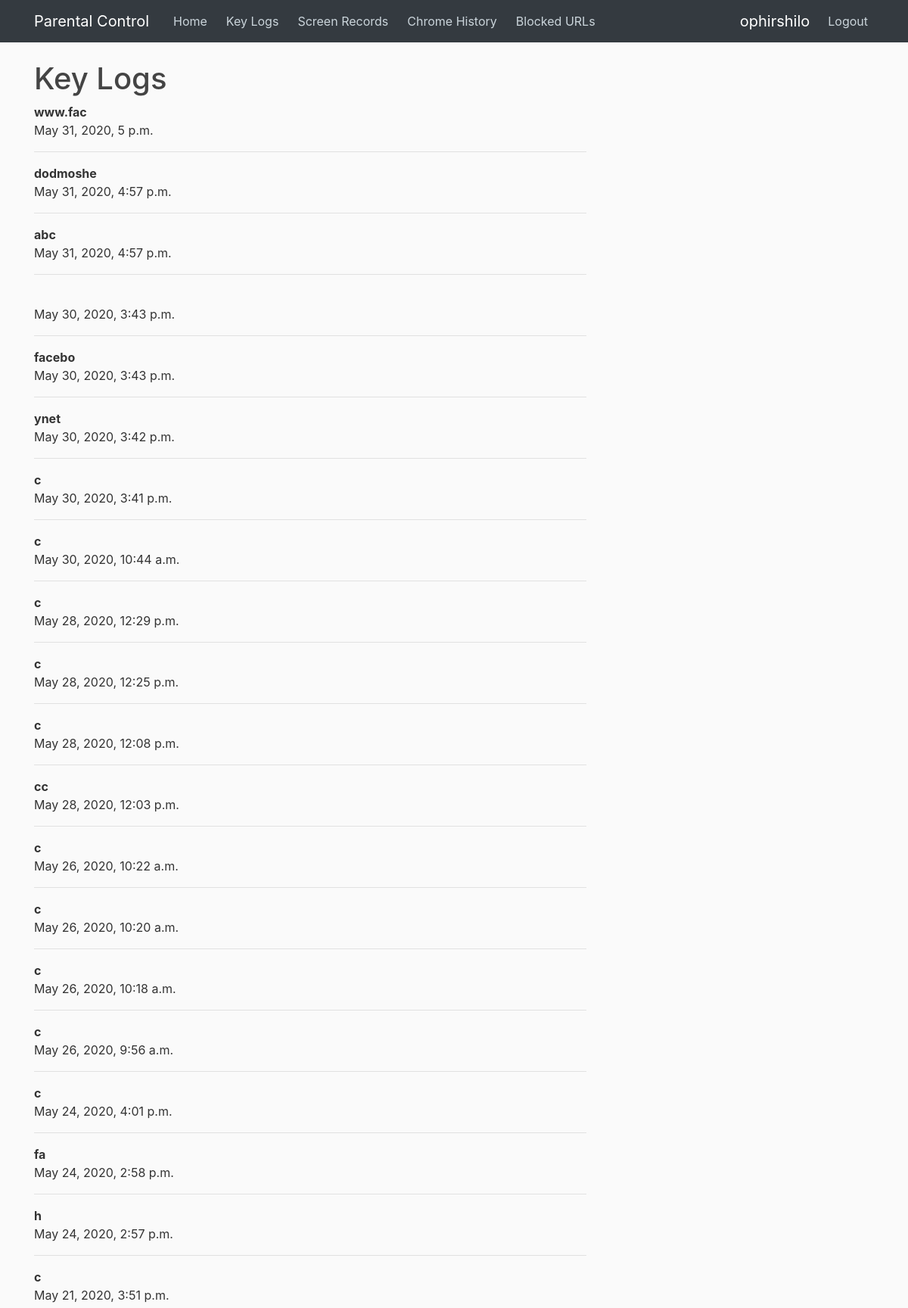
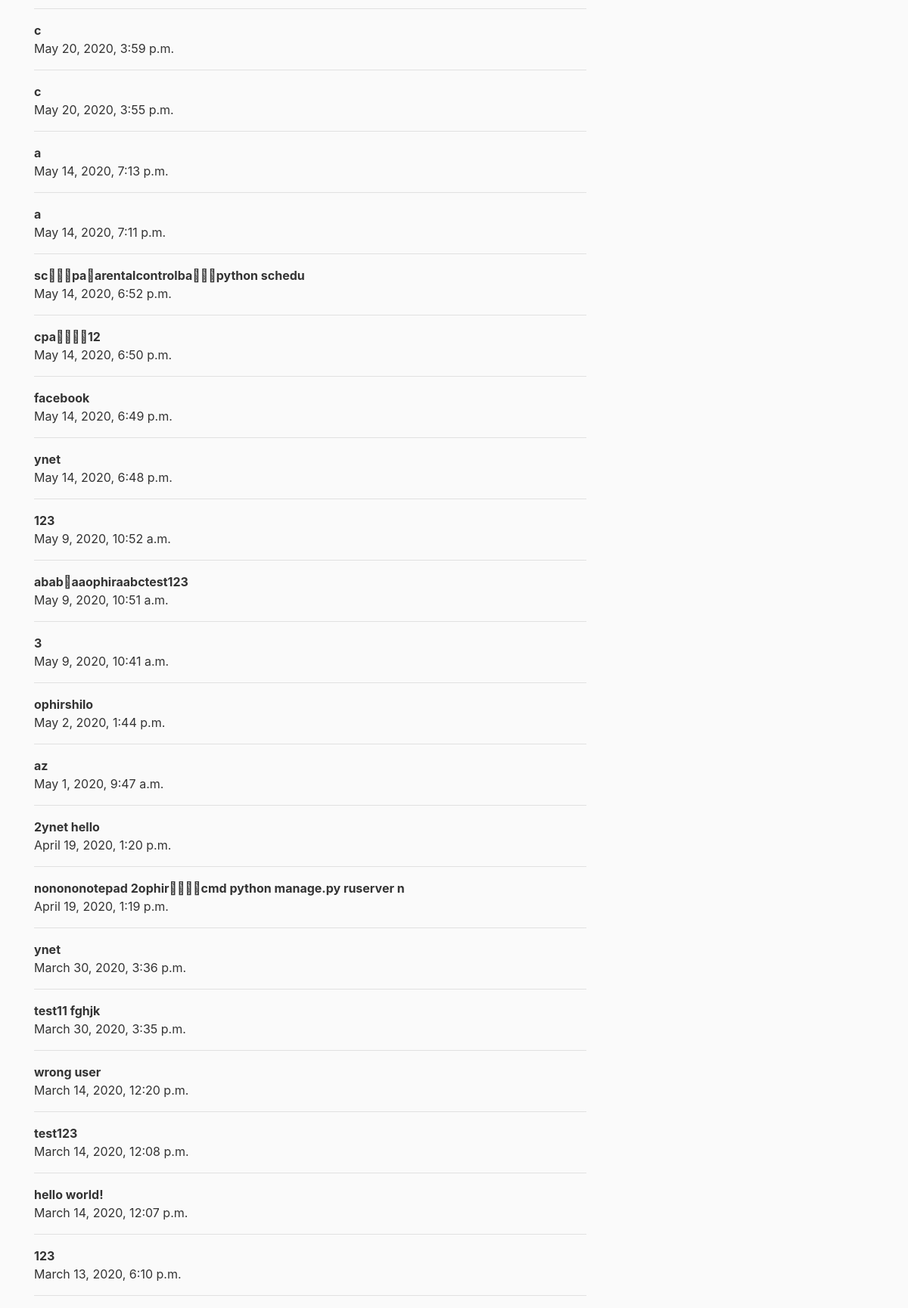
The app's page /children/keylogs/ (signed in) with its own data (2 pictures, top to bottom).
### send/models.py (models this page shows)
class KeyLog(models.Model):
    content = models.CharField(max_length=1000)
    writeTime = models.DateTimeField(auto_now_add=True)
    user = models.ForeignKey(User, on_delete=models.CASCADE, default=1)

### children/views.py (the view)
def keylogs(request):
    if not request.user.is_authenticated:
        return redirect('login')
    context = {
        'keylogs': KeyLog.objects.filter(user=request.user).order_by('-writeTime')
    }
    return render(request, 'children/keylogs.html', context)

### children/templates/children/keylogs.html (shortened to what this page needs)
{% extends "children/base.html" %}
{% block content %}
    <h1>Key Logs</h1>
    {% for keylog in keylogs %}
        {% if keylog.content %}
            <b>{{ keylog.content }}</b>
            <br/>
            <span>{{ keylog.writeTime }}</span>
            <hr/>
        {% endif %}
    {% endfor %}
{% endblock content %}

### children/templates/children/base.html (shortened to what this page needs)
{% load static %}
<!DOCTYPE html>
<html lang="en">
    <head>
        <link rel="stylesheet" href="https://maxcdn.bootstrapcdn.com/bootstrap/4.0.0/css/bootstrap.min.css">
        <link rel="stylesheet" href="{% static 'children/main.css' %}">
    </head>
    <body>
        <header class="site-header">
            <nav class="navbar navbar-expand-md navbar-dark bg-dark fixed-top">
                <div class="container">
                    <a class="navbar-brand mr-4" href="/">Parental Control</a>
                    <div class="collapse navbar-collapse" id="navbarToggle">
                        <div class="navbar-nav mr-auto">
                            <a class="nav-item nav-link" href="{% url 'child-home' %}">Home</a>&nbsp;&nbsp;
                            {% if user.is_authenticated %}
                            <a class="nav-item nav-link" href="{% url 'child-keylogs' %}">Key Logs</a>&nbsp;&nbsp;
                            <a class="nav-item nav-link" href="{% url 'child-records-years' %}">Screen Records </a>&nbsp;&nbsp;
                            <a class="nav-item nav-link" href="{% url 'child-history' %}">Chrome History</a>&nbsp;&nbsp;
                            <a class="nav-item nav-link" href="{% url 'child-blockurl' %}">Blocked URLs</a>&nbsp;&nbsp;
                            {% endif %}
                        </div>
                        <div class="navbar-nav">
                            {% if user.is_authenticated %}
                                <span class="navbar-brand">{{ user.username }}</span>
                                <a class="nav-item nav-link" href="{% url 'logout' %}">Logout</a>
                            {% else %}
                                <a class="nav-item nav-link" href="{% url 'login' %}">Login</a>
                                <a class="nav-item nav-link" href="{% url 'register' %}">Register</a>
                            {% endif %}
                        </div>
                    </div>
                </div>
            </nav>
        </header>
        <main role="main" class="container">
            <div class="row">
                <div class="col-md-8">
                    {% block content %}{% endblock %}
                </div>
            </div>
        </main>
    </body>
</html>

### children/static/children/main.css (style rules this page uses)
body { background: #fafafa; color: #333333; margin-top: 5rem; }
h1, h2, h3, h4, h5, h6 { color: #444444; }
.site-header .navbar-nav .nav-link { color: #cbd5db; }

### records on screen
KeyLog: content "www.fac", writeTime "May 31, 2020, 5 p.m."
KeyLog: content "dodmoshe", writeTime "May 31, 2020, 4:57 p.m."
KeyLog: content "abc", writeTime "May 31, 2020, 4:57 p.m."
KeyLog: writeTime "May 30, 2020, 3:43 p.m."
KeyLog: content "facebo", writeTime "May 30, 2020, 3:43 p.m."
KeyLog: content "ynet", writeTime "May 30, 2020, 3:42 p.m."
KeyLog: content "c", writeTime "May 30, 2020, 3:41 p.m."
KeyLog: content "c", writeTime "May 30, 2020, 10:44 a.m."
KeyLog: content "c", writeTime "May 28, 2020, 12:29 p.m."
KeyLog: content "c", writeTime "May 28, 2020, 12:25 p.m."
KeyLog: content "c", writeTime "May 28, 2020, 12:08 p.m."
KeyLog: content "cc", writeTime "May 28, 2020, 12:03 p.m."
KeyLog: content "c", writeTime "May 26, 2020, 10:22 a.m."
KeyLog: content "c", writeTime "May 26, 2020, 10:20 a.m."
KeyLog: content "c", writeTime "May 26, 2020, 10:18 a.m."
KeyLog: content "c", writeTime "May 26, 2020, 9:56 a.m."
KeyLog: content "c", writeTime "May 24, 2020, 4:01 p.m."
KeyLog: content "fa", writeTime "May 24, 2020, 2:58 p.m."
KeyLog: content "h", writeTime "May 24, 2020, 2:57 p.m."
KeyLog: content "c", writeTime "May 21, 2020, 3:51 p.m."
KeyLog: content "c", writeTime "May 20, 2020, 3:59 p.m."
KeyLog: content "c", writeTime "May 20, 2020, 3:55 p.m."
KeyLog: content "a", writeTime "May 14, 2020, 7:13 p.m."
KeyLog: content "a", writeTime "May 14, 2020, 7:11 p.m."
KeyLog: content "sc\b\b\bpa\barentalcontrolba\b\b\bpython schedu", writeTime "May 14, 2020, 6:52 p.m."
KeyLog: content "cpa\b\b\b\b12", writeTime "May 14, 2020, 6:50 p.m."
KeyLog: content "facebook", writeTime "May 14, 2020, 6:49 p.m."
KeyLog: content "ynet", writeTime "May 14, 2020, 6:48 p.m."
KeyLog: content "123", writeTime "May 9, 2020, 10:52 a.m."
KeyLog: content "abab\baaophiraabctest123", writeTime "May 9, 2020, 10:51 a.m."
KeyLog: content "3", writeTime "May 9, 2020, 10:41 a.m."
KeyLog: content "ophirshilo", writeTime "May 2, 2020, 1:44 p.m."
KeyLog: content "az", writeTime "May 1, 2020, 9:47 a.m."
KeyLog: content "2ynet hello", writeTime "April 19, 2020, 1:20 p.m."
KeyLog: content "nonononotepad 2ophir\b\b\b\bcmd python manage.py ruserver n", writeTime "April 19, 2020, 1:19 p.m."
KeyLog: content "ynet", writeTime "March 30, 2020, 3:36 p.m."
KeyLog: content "test11 fghjk", writeTime "March 30, 2020, 3:35 p.m."
KeyLog: content "wrong user", writeTime "March 14, 2020, 12:20 p.m."
KeyLog: content "test123", writeTime "March 14, 2020, 12:08 p.m."
KeyLog: content "hello world!", writeTime "March 14, 2020, 12:07 p.m."
KeyLog: content "123", writeTime "March 13, 2020, 6:10 p.m."

### other values on screen
{{ user.username }} "ophirshilo"
